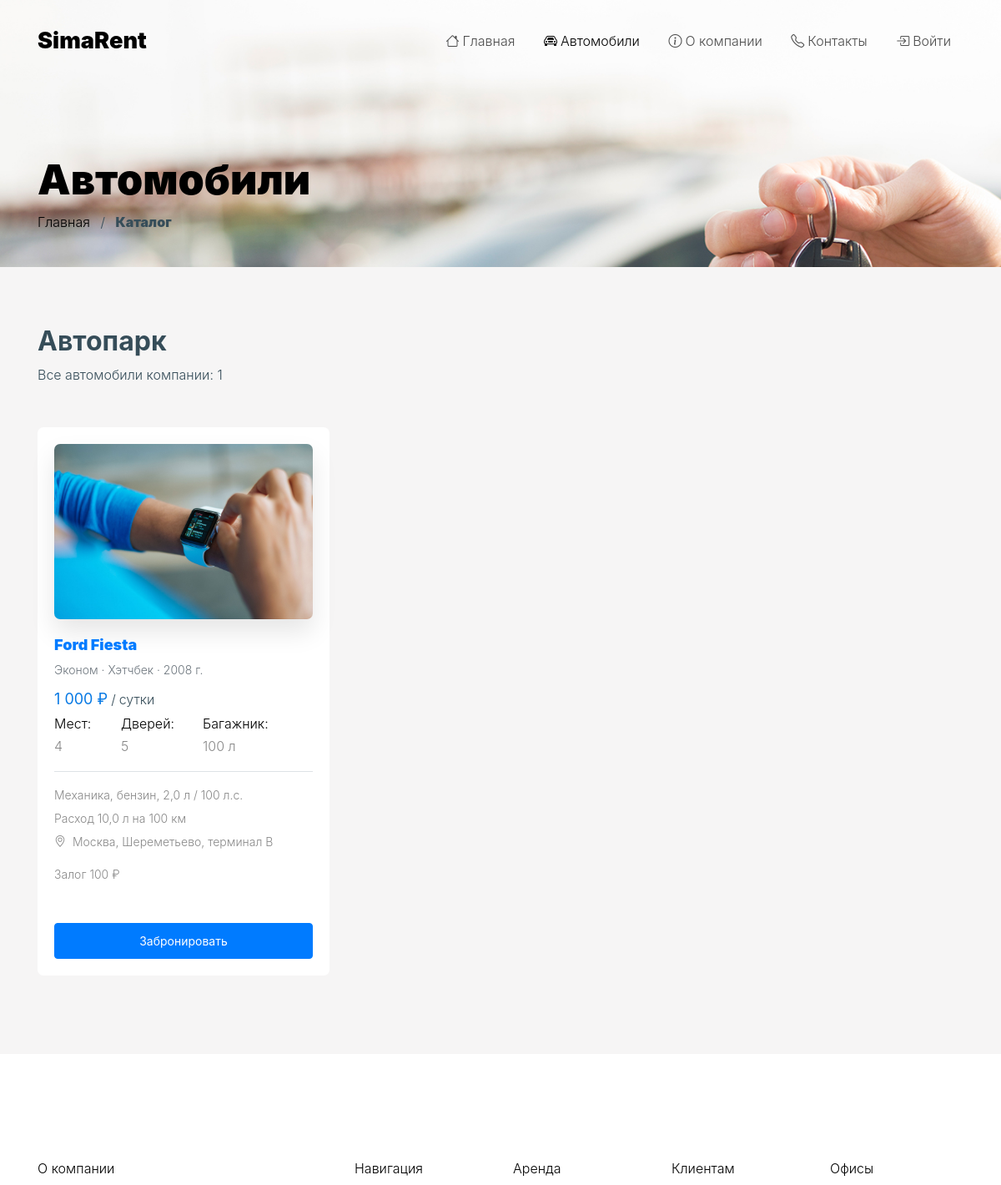
/catalog/ (upper part), run on an earlier commit of the app's database.
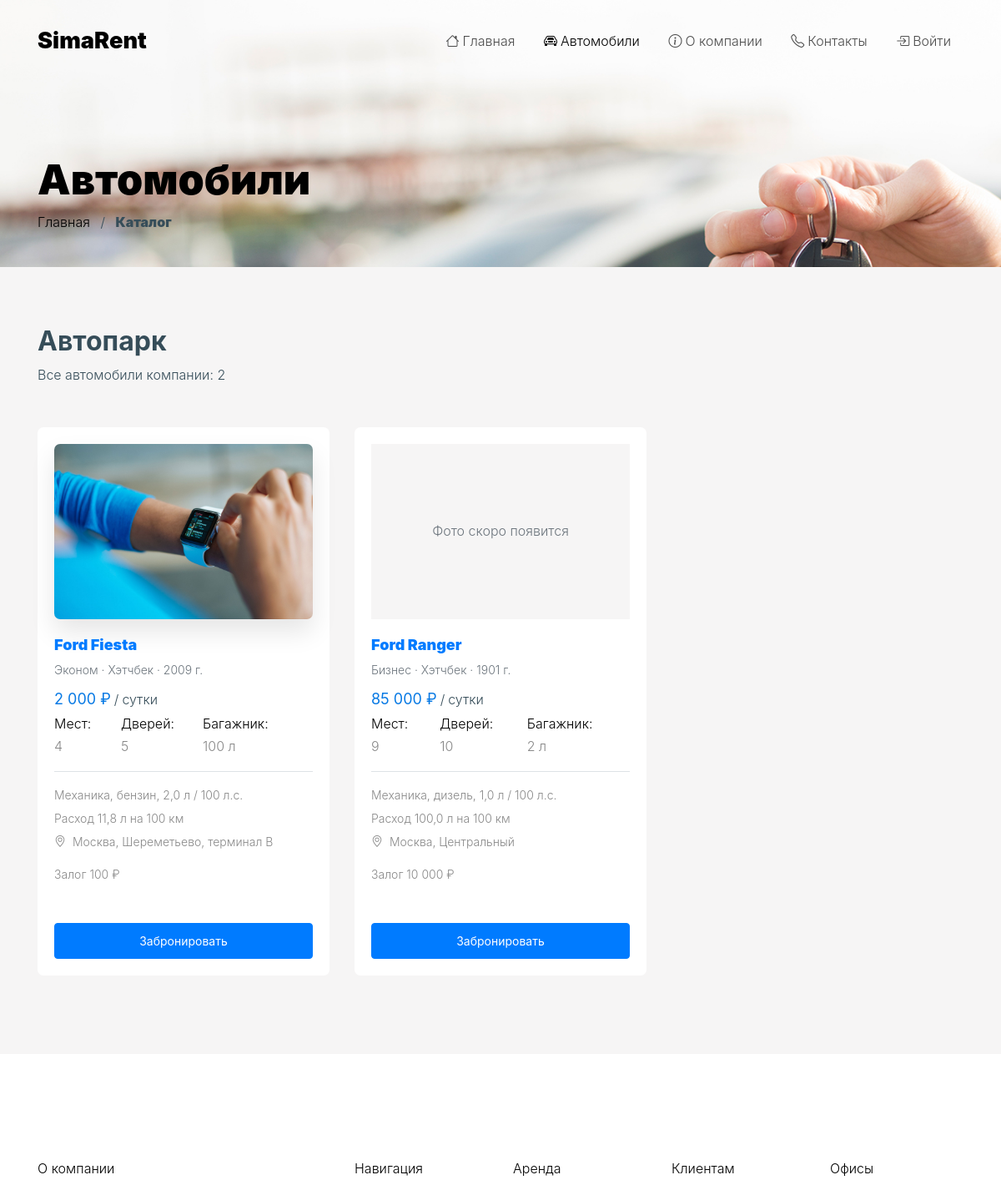
And on a later commit of the database.
### cars/models.py (models this page shows, shortened)
class AuditModel(models.Model):
    date_created = models.DateTimeField('Дата создания', auto_now_add=True)
    date_updated = models.DateTimeField('Дата изменения', auto_now=True)
    user_created = models.ForeignKey(
        User, on_delete=models.SET_NULL, null=True, blank=True,
        related_name='+', db_column='user_created', verbose_name='Кто создал',
    )
    user_updated = models.ForeignKey(
        User, on_delete=models.SET_NULL, null=True, blank=True,
        related_name='+', db_column='user_updated', verbose_name='Кто изменил',
    )
    class Meta:
        abstract = True

class Car(AuditModel):
    class Status(models.TextChoices):
        AVAILABLE = 'available', 'Свободна'
        RENTED = 'rented', 'В аренде'
        SERVICE = 'service', 'На обслуживании'
        ARCHIVED = 'archived', 'В архиве'
    car_id = models.AutoField('ID автомобиля', primary_key=True)
    model = models.ForeignKey(
        CarModel, on_delete=models.PROTECT, related_name='cars', verbose_name='Модель',
    )
    car_class = models.ForeignKey(
        CarClass, on_delete=models.PROTECT, related_name='cars',
        db_column='class_id', verbose_name='Класс',
    )
    body_type = models.ForeignKey(
        BodyType, on_delete=models.PROTECT, related_name='cars', verbose_name='Тип кузова',
    )
    transmission_type = models.ForeignKey(
        TransmissionType, on_delete=models.PROTECT, related_name='cars',
        verbose_name='Коробка передач',
    )
    fuel_type = models.ForeignKey(
        FuelType, on_delete=models.PROTECT, related_name='cars', verbose_name='Тип топлива',
    )
    color = models.ForeignKey(
        Color, on_delete=models.PROTECT, related_name='cars', verbose_name='Цвет',
    )
    home_office = models.ForeignKey(
        Office, on_delete=models.PROTECT, related_name='cars_home',
        verbose_name='Офис приписки',
    )
    current_office = models.ForeignKey(
        Office, on_delete=models.PROTECT, related_name='cars_now', null=True, blank=True,
        verbose_name='Офис, где машина сейчас',
        help_text='Пусто, пока машина в аренде',
    )
    features = models.ManyToManyField(
        Feature, related_name='cars', blank=True, db_table='car_features',
        verbose_name='Опции',
    )
    reg_number = models.CharField('Госномер', max_length=15, unique=True)
    vin_number = models.CharField('VIN', max_length=17, unique=True)
    year = models.PositiveSmallIntegerField('Год выпуска')
    engine_volume = models.DecimalField(
        'Объём двигателя, л', max_digits=3, decimal_places=1,
        validators=[MinValueValidator(Decimal('0.1'), MUST_BE_POSITIVE)],
    )
    horsepower = PositiveCountField(
        'Мощность, л.с.', validators=[MinValueValidator(1, MUST_BE_POSITIVE)],
    )
    seats_count = PositiveCountField(
        'Количество мест', validators=[MinValueValidator(1, MUST_BE_POSITIVE)],
    )
    doors_count = PositiveCountField(
        'Количество дверей', validators=[MinValueValidator(1, MUST_BE_POSITIVE)],
    )
    trunk_volume = PositiveCountField(
        'Объём багажника, л', validators=[MinValueValidator(1, MUST_BE_POSITIVE)],
    )
    fuel_consumption = models.DecimalField(
        'Расход топлива, л/100 км', max_digits=4, decimal_places=1,
        validators=[MinValueValidator(Decimal('0.1'), MUST_BE_POSITIVE)],
    )
    mileage = models.PositiveIntegerField('Пробег, км', default=0)  # может быть 0 — новая машина
    price_day = models.DecimalField(
        'Цена за сутки, ₽', max_digits=10, decimal_places=2,
        validators=[MinValueValidator(Decimal('0.01'), MUST_BE_POSITIVE)],
    )
    deposit = models.DecimalField(
        'Залог, ₽', max_digits=10, decimal_places=2,
        validators=[MinValueValidator(0, MUST_NOT_BE_NEGATIVE)],
        help_text='Может быть 0 — без залога',
    )
    status = models.CharField(
        'Статус', max_length=20, choices=Status.choices, default=Status.AVAILABLE,
    )
    active = models.BooleanField('Активен', default=True)
    date_deleted = models.DateTimeField('Дата удаления', null=True, blank=True)
    history = HistoricalRecords(table_name='cars_history', m2m_fields=[features])
    objects = models.Manager()
    available = AvailableCarManager()
    class Meta:
        db_table = 'cars'
        ordering = ['model__brand__name', 'model__name']
        verbose_name = 'Автомобиль'
        verbose_name_plural = 'Автомобили'
        constraints = [
            models.CheckConstraint(
                condition=(
                    Q(status='rented', current_office__isnull=True)
                    | (~Q(status='rented') & Q(current_office__isnull=False))
                ),
                name='car_rented_has_no_office',
                violation_error_message=(
                    'У машины в аренде офис должен быть пустым, '
                    'а в остальных статусах — заполнен.'
                ),
            ),
        ]
    def get_absolute_url(self):
        return reverse('cars:car_detail', kwargs={'pk': self.pk})

class CarPhoto(models.Model):
    photo_id = models.AutoField('ID фотографии', primary_key=True)
    car = models.ForeignKey(
        Car, on_delete=models.CASCADE, related_name='photos', verbose_name='Автомобиль',
    )
    file_path = models.ImageField('Файл', upload_to=car_photo_path, max_length=255)
    file_name = models.CharField('Исходное имя файла', max_length=255, blank=True)
    file_format = models.CharField('Формат', max_length=10, blank=True)
    file_size = models.PositiveIntegerField('Размер, байт', null=True, blank=True)
    alt_text = models.CharField('Подпись', max_length=255, blank=True)
    sort_order = models.PositiveSmallIntegerField('Порядок', default=0)
    user_uploaded = models.ForeignKey(
        User, on_delete=models.SET_NULL, null=True, blank=True,
        related_name='+', db_column='user_uploaded', verbose_name='Кто загрузил',
    )
    date_created = models.DateTimeField('Дата загрузки', auto_now_add=True)
    class Meta:
        db_table = 'car_photos'
        ordering = ['car', 'sort_order']
        verbose_name = 'Фотография автомобиля'
        verbose_name_plural = 'Фотографии автомобилей'

class CarModel(models.Model):
    model_id = models.AutoField('ID модели', primary_key=True)
    brand = models.ForeignKey(
        Brand, on_delete=models.PROTECT, related_name='car_models', verbose_name='Марка',
    )
    name = models.CharField('Название', max_length=100)
    year_start = models.PositiveSmallIntegerField('Год начала выпуска', null=True, blank=True)
    year_end = models.PositiveSmallIntegerField('Год окончания выпуска', null=True, blank=True)
    active = models.BooleanField('Активна', default=True)
    class Meta:
        db_table = 'models'
        ordering = ['brand__name', 'name']
        verbose_name = 'Модель'
        verbose_name_plural = 'Модели'
        constraints = [
            models.UniqueConstraint(fields=['brand', 'name'], name='unique_model_per_brand'),
            models.CheckConstraint(
                condition=Q(year_end__isnull=True) | Q(year_end__gte=F('year_start')),
                name='model_years_valid',
                violation_error_message='Год окончания выпуска не может быть раньше начала.',
            ),
        ]
    def __str__(self):
        return f'{self.brand} {self.name}'

class Brand(models.Model):
    brand_id = models.AutoField('ID марки', primary_key=True)
    name = models.CharField('Название', max_length=100, unique=True)
    country = models.CharField('Страна', max_length=100, blank=True)
    active = models.BooleanField('Активна', default=True)
    class Meta:
        db_table = 'brands'
        ordering = ['name']
        verbose_name = 'Марка'
        verbose_name_plural = 'Марки'
    def __str__(self):
        return self.name

class DictionaryModel(models.Model):
    code = models.CharField('Код', max_length=30, unique=True)
    name = models.CharField('Название', max_length=100)
    sort_order = models.PositiveSmallIntegerField('Порядок сортировки', default=0)
    active = models.BooleanField('Активен', default=True)
    class Meta:
        abstract = True
        ordering = ['sort_order', 'name']
    def __str__(self):
        return self.name

class CarClass(DictionaryModel):
    class_id = models.AutoField('ID класса', primary_key=True)
    description = models.TextField('Описание', blank=True)
    class Meta(DictionaryModel.Meta):
        db_table = 'classes'
        verbose_name = 'Класс автомобиля'
        verbose_name_plural = 'Классы автомобилей'

class BodyType(DictionaryModel):
    body_type_id = models.AutoField('ID типа кузова', primary_key=True)
    class Meta(DictionaryModel.Meta):
        db_table = 'body_types'
        verbose_name = 'Тип кузова'
        verbose_name_plural = 'Типы кузова'

class TransmissionType(DictionaryModel):
    transmission_type_id = models.AutoField('ID типа коробки', primary_key=True)
    class Meta(DictionaryModel.Meta):
        db_table = 'transmission_types'
        verbose_name = 'Тип коробки передач'
        verbose_name_plural = 'Типы коробки передач'

class FuelType(DictionaryModel):
    fuel_type_id = models.AutoField('ID типа топлива', primary_key=True)
    class Meta(DictionaryModel.Meta):
        db_table = 'fuel_types'
        verbose_name = 'Тип топлива'
        verbose_name_plural = 'Типы топлива'

class Office(AuditModel):
    office_id = models.AutoField('ID офиса', primary_key=True)
    city = models.ForeignKey(
        City, on_delete=models.PROTECT, related_name='offices', verbose_name='Город',
    )
    name = models.CharField('Название', max_length=120)
    address = models.CharField('Адрес', max_length=300)
    phone = models.CharField('Телефон', max_length=20, blank=True)
    latitude = models.DecimalField(
        'Широта', max_digits=9, decimal_places=6, null=True, blank=True,
    )
    longitude = models.DecimalField(
        'Долгота', max_digits=9, decimal_places=6, null=True, blank=True,
    )
    work_hours = models.CharField('Часы работы', max_length=100, blank=True)
    active = models.BooleanField('Активен', default=True)
    class Meta:
        db_table = 'offices'
        ordering = ['city__sort_order', 'name']
        verbose_name = 'Офис'
        verbose_name_plural = 'Офисы'
    def __str__(self):
        return f'{self.city}, {self.name}'

class City(models.Model):
    city_id = models.AutoField('ID города', primary_key=True)
    code = models.CharField('Код', max_length=30, unique=True)
    name = models.CharField('Название', max_length=100)
    region = models.CharField('Регион', max_length=100, blank=True)
    sort_order = models.PositiveSmallIntegerField('Порядок сортировки', default=0)
    active = models.BooleanField('Активен', default=True)
    class Meta:
        db_table = 'cities'
        ordering = ['sort_order', 'name']
        verbose_name = 'Город'
        verbose_name_plural = 'Города'
    def __str__(self):
        return self.name

### cars/views.py (the view)
# urls.py: path('catalog/', views.listing, name='listing'),
def listing(request):
    cars = visible_cars(request.user)
    return render(request, 'cars/listing.html', {'cars': cars, 'cars_total': cars.count()})

### cars/templates/cars/listing.html (shortened to what this page needs)
{% extends "cars/base.html" %}
{% load static %}
{% block content %}
  <div class="hero inner-page" style="background-image: url('{% static "carrentals/images/hero_1_a.jpg" %}');">
    <div class="container">
      <div class="row align-items-end">
        <div class="col-lg-7">
          <div class="intro">
            <h1><strong>Автомобили</strong></h1>
            <div class="custom-breadcrumbs">
              <a href="{% url 'cars:home' %}">Главная</a>
              <span class="mx-2">/</span> <strong>Каталог</strong>
            </div>
          </div>
        </div>
      </div>
    </div>
  </div>
  <div class="site-section bg-light">
    <div class="container">
      <div class="row">
        <div class="col-lg-7">
          <h2 class="section-heading"><strong>Автопарк</strong></h2>
          <p class="mb-5">Все автомобили компании: {{ cars_total }}</p>
        </div>
      </div>
      <div class="row">
        {% for car in cars %}
          <div class="col-md-6 col-lg-4 mb-4">
            {% include "cars/includes/car_card.html" %}
          </div>
        {% empty %}
          <div class="col-12">
            <p>Автомобилей пока нет.</p>
          </div>
        {% endfor %}
      </div>
    </div>
  </div>
{% endblock %}

### cars/templates/cars/includes/car_card.html (shortened to what this page needs)
{% load static %}
<div class="listing h-100">
  <a href="{{ car.get_absolute_url }}" class="listing-img d-block">
    {% with photo=car.photos.all|first %}
      {% if photo %}
        <img src="{{ photo.file_path.url }}" alt="{{ photo.alt_text|default:car.model }}" class="img-fluid">
      {% else %}
        <div class="bg-light text-muted">Фото скоро появится</div>
      {% endif %}
    {% endwith %}
  </a>
  <div class="listing-contents">
    <h3><a href="{{ car.get_absolute_url }}">{{ car.model }}</a></h3>
    <p class="text-muted mb-2">
      {{ car.car_class }} · {{ car.body_type }} · {{ car.year }} г.
    </p>
    <div class="rent-price">
      <strong>{{ car.price_day|floatformat:"0g" }} ₽</strong><span class="mx-1">/</span>сутки
    </div>
    <div class="d-block d-md-flex mb-3 border-bottom pb-3">
      <div class="listing-feature pr-4">
        <span class="caption">Мест:</span>
        <span class="number">{{ car.seats_count }}</span>
      </div>
      <div class="listing-feature pr-4">
        <span class="caption">Дверей:</span>
        <span class="number">{{ car.doors_count }}</span>
      </div>
      <div class="listing-feature pr-4">
        <span class="caption">Багажник:</span>
        <span class="number">{{ car.trunk_volume }} л</span>
      </div>
    </div>
    <div>
      <p class="mb-1">
        {{ car.transmission_type }}, {{ car.fuel_type|lower }},
        {{ car.engine_volume }} л / {{ car.horsepower }} л.с.
      </p>
      <p class="mb-1">Расход {{ car.fuel_consumption }} л на 100 км</p>
      <p class="mb-3">
        <i class="bi bi-geo-alt mr-1"></i>
        {% if car.current_office %}{{ car.current_office }}{% else %}{{ car.get_status_display }}{% endif %}
      </p>
      <p class="mb-0">Залог {{ car.deposit|floatformat:"0g" }} ₽</p>
    </div>
    <div class="listing-actions">
      {% if car.status == 'available' %}
        <a href="#" class="btn btn-primary btn-block">Забронировать</a>
      {% else %}
        <span class="btn btn-secondary btn-block disabled">{{ car.get_status_display }}</span>
      {% endif %}
    </div>
  </div>
</div>

What changed in the data, as far as the page shows it:
changed Car "Ford Fiesta": year "2008" → "2009"; price_day "1 000" → "2 000"; fuel_consumption "10,0" → "11,8"
added Car: shows "Фото скоро появится", model "Ford Ranger", car_class "Бизнес", body_type "Хэтчбек", year "1901", price_day "85 000", seats_count "9", doors_count "10", trunk_volume "2", transmission_type "Механика", fuel_type "дизель", engine_volume "1,0", horsepower "100", fuel_consumption "100,0", current_office "Москва, Центральный", deposit "10 000", status "Забронировать"
Also different on the page:
{{ cars_total }}: "1" → "2"
